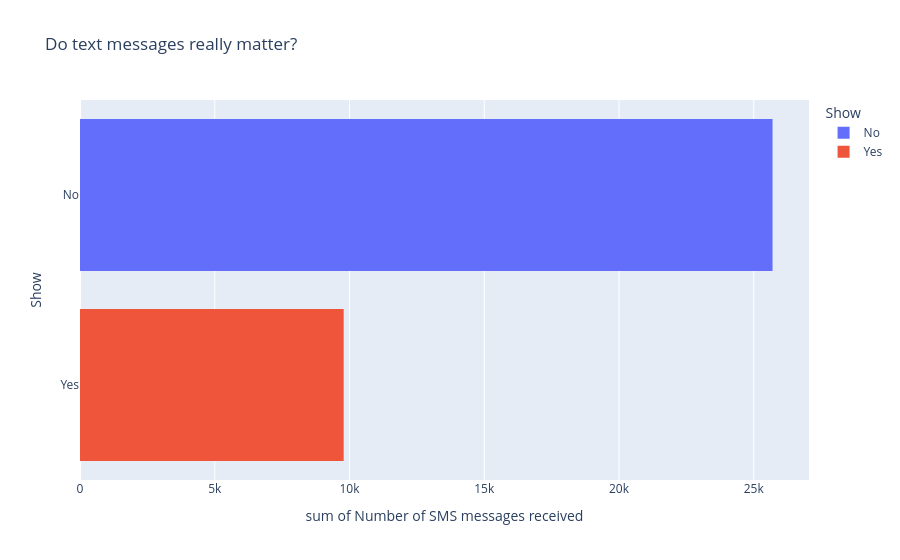

Notebook source saved alongside this figure:
### Markdown cell above
While some patients do not show up, the visuals show that most patients still show up regardless of waiting time.

### Code cell
#Do text messages really matter? (No they don't, not even I read them, I just delete them all the time)
fig2 = px.histogram(df, x='SMS_received', y='No-show', title='Do text messages really matter?', labels={'SMS_received': 'Number of SMS messages received','No-show': 'Show'}, color='No-show') #Plot twist: NO ONE READS THEM!!
fig2.show()

### Figure 1 — Plotly figure (JSON) as saved in the notebook; plotly's stock layout.template omitted (floating-point values rounded to 4 significant figures; data arrays with more than 128 entries replaced by an {"elided": "..."} marker saying what was removed)
{"data": [{"bingroup": "y", "histfunc": "sum", "hovertemplate": "Show=%{y}<br>sum of Number of SMS messages received=%{x}<extra></extra>", "legendgroup": "No", "marker": {"color": "#636efa", "pattern": {"shape": ""}}, "name": "No", "orientation": "h", "showlegend": true, "type": "histogram", "x": {"elided": "88208 int values"}, "xaxis": "x", "y": {"elided": "88208 str values"}, "yaxis": "y"}, {"bingroup": "y", "histfunc": "sum", "hovertemplate": "Show=%{y}<br>sum of Number of SMS messages received=%{x}<extra></extra>", "legendgroup": "Yes", "marker": {"color": "#EF553B", "pattern": {"shape": ""}}, "name": "Yes", "orientation": "h", "showlegend": true, "type": "histogram", "x": {"elided": "22319 int values"}, "xaxis": "x", "y": {"elided": "22319 str values"}, "yaxis": "y"}], "layout": {"barmode": "relative", "legend": {"title": {"text": "Show"}, "tracegroupgap": 0}, "title": {"text": "Do text messages really matter?"}, "xaxis": {"anchor": "y", "domain": [0, 1], "title": {"text": "sum of Number of SMS messages received"}}, "yaxis": {"anchor": "x", "categoryarray": ["Yes", "No"], "categoryorder": "array", "domain": [0, 1], "title": {"text": "Show"}}}}
